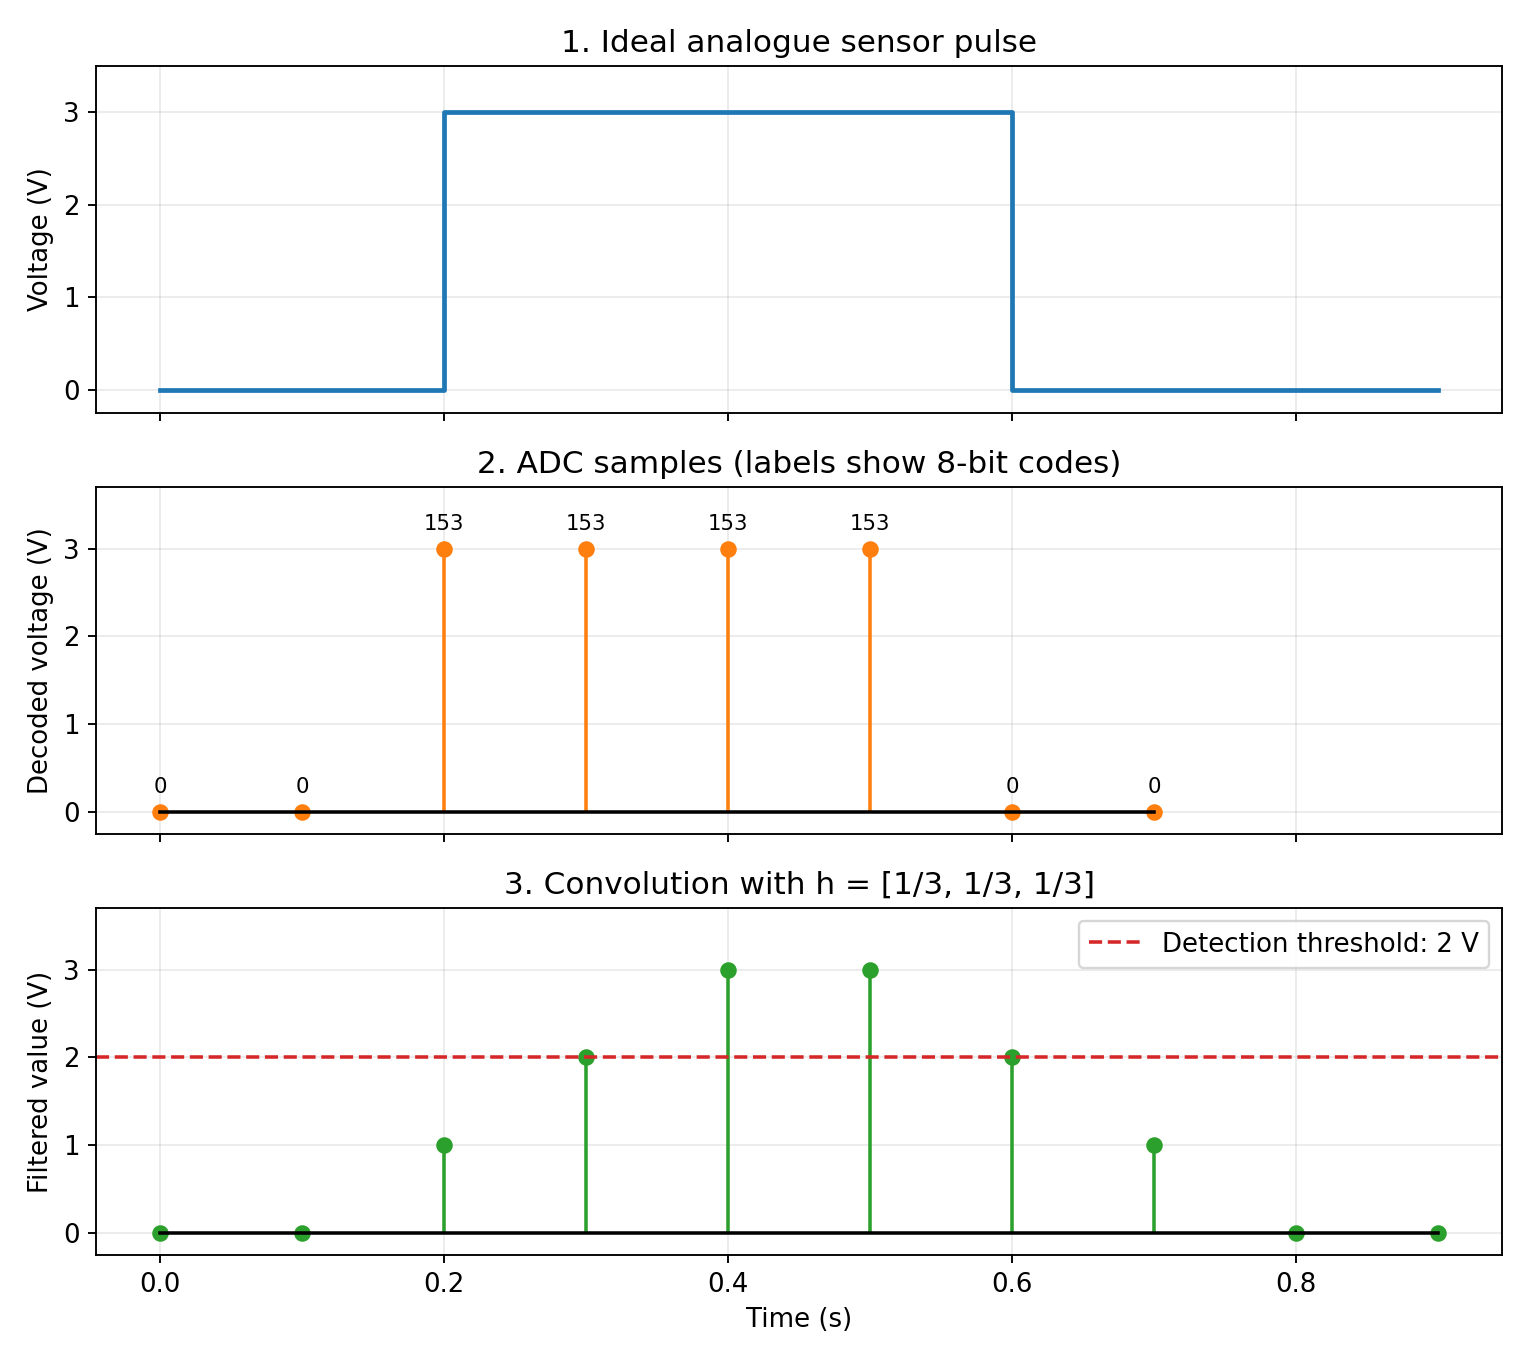

Write the Python code that produced this figure.
"""Rectangular sensor pulse, ADC, and causal moving-average convolution.
Run with Python 3, NumPy, and Matplotlib. The ideal pulse is a teaching model;
real analogue conditioning rounds the pulse edges before sampling.
"""
from pathlib import Path
import numpy as np
import matplotlib
matplotlib.use('Agg')
import matplotlib.pyplot as plt

fs = 10.0
Ts = 1/fs
n = np.arange(8)
# Ideal pulse: 3 V for 0.2 <= t < 0.6 s. Explicit indices avoid float-boundary issues.
v_samples = np.where((n >= 2) & (n < 6), 3.0, 0.0)
# Endpoint-inclusive teaching ADC model: 256 levels from 0 to 5 V.
# An actual ADC's transition thresholds and coding depend on its specification.
q = np.rint(255*np.clip(v_samples, 0, 5)/5).astype(int)
x = 5*q/255
h = np.ones(3)/3
y = np.convolve(x, h, mode='full')
ny = np.arange(len(y))
assert np.array_equal(q, [0, 0, 153, 153, 153, 153, 0, 0])
assert np.allclose(y, [0, 0, 1, 2, 3, 3, 2, 1, 0, 0])
flag = y >= 2
rising = flag & ~np.r_[False, flag[:-1]]
assert np.flatnonzero(rising).tolist() == [3]

plt.rcParams.update({'font.size': 11, 'axes.grid': True, 'grid.alpha': .25})
fig, ax = plt.subplots(3, 1, figsize=(9, 8), sharex=True)
ax[0].plot([0,.2,.2,.6,.6,.9], [0,0,3,3,0,0], color='tab:blue', lw=2)
ax[0].set(title='1. Ideal analogue sensor pulse', ylabel='Voltage (V)', ylim=(-.25,3.5))
ax[1].stem(n*Ts, x, linefmt='C1-', markerfmt='C1o', basefmt='k-')
for ti, vi, code in zip(n*Ts,x,q):
    ax[1].annotate(str(code), (ti,vi), xytext=(0,8), textcoords='offset points', ha='center', fontsize=9)
ax[1].set(title='2. ADC samples (labels show 8-bit codes)', ylabel='Decoded voltage (V)', ylim=(-.25,3.7))
ax[2].stem(ny*Ts, y, linefmt='C2-', markerfmt='C2o', basefmt='k-')
ax[2].axhline(2, color='tab:red', ls='--', label='Detection threshold: 2 V')
ax[2].set(title='3. Convolution with h = [1/3, 1/3, 1/3]', ylabel='Filtered value (V)', xlabel='Time (s)', ylim=(-.25,3.7))
ax[2].legend(loc='upper right')
fig.tight_layout()
fig.savefig(Path(__file__).with_name('conveyor_convolution.png'), dpi=170)
print('ADC codes:',q)
print('Decoded samples:',x)
print('Convolution:',y)
print('Object counted at sample:',np.flatnonzero(rising))
